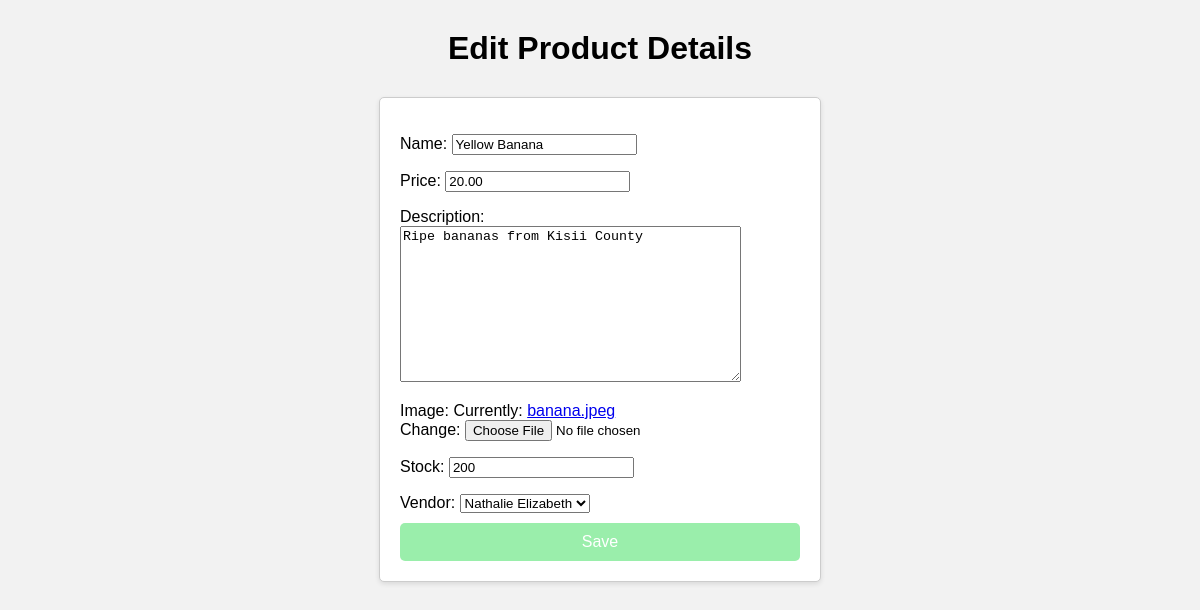
The app's page /inventory/product/edit/1/ with its own data.
### inventory/models.py (models this page shows)
class Product(models.Model):
    name = models.CharField(max_length = 32)
    price = models.DecimalField(max_digits = 8, decimal_places = 2)
    description = models.TextField()
    image = models.ImageField()
    date_created = models.DateTimeField(auto_now_add = True)
    date_updated = models.DateTimeField(auto_now = True)
    stock = models.PositiveIntegerField()
    vendor = models.ForeignKey(Vendor,null=True,on_delete=models.CASCADE)
    class Meta:
        verbose_name_plural = "Product"

### vendor/models.py (models this page shows)
class Vendor(models.Model):
    name = models.CharField(max_length=100)
    email = models.EmailField(unique=True)
    phone = models.CharField(max_length=20)
    address = models.TextField()
    def __str__(self):
        return self.name
    class Meta:
        verbose_name_plural = "Vendor"

### inventory/views.py (the view)
# urls.py: path("product/edit/<int:id>/", product_update_view, name="product_update_view"),
def product_update_view(request, id):
    product = Product.objects.get(id=id)
    if request.method == 'POST':
        form = ProductUploadForm(request.POST, instance=product)
        if form.is_valid():
            form.save()
            return redirect("products_list")
    else:
        form = ProductUploadForm(instance=product)
    return render(request, "inventory/edit_product.html", {'form': form})

### inventory/forms.py
class ProductUploadForm(forms.ModelForm):
    class Meta:
        model= Product
        fields= "__all__"

### templates/inventory/edit_product.html (shortened to what this page needs)
<!DOCTYPE html>
<html lang="en">
<head>
</head>
<body>
    <h1>Edit Product Details</h1>
    <form method="POST" class="upload-form">
       {{form.as_p}}
       <button type="submit">Save</button>
    </form>
</body>
</html>

### templates/inventory/edit_product.html (style rules this page uses)
body { font-family: Arial, sans-serif; background-color: #f2f2f2; margin: 0; padding: 0; }
h1 { text-align: center; margin: 30px 0; }
.upload-form { max-width: 400px; margin: 0 auto; background-color: #fff; border: 1px solid #ccc; padding: 20px; box-shadow: 0 2px 5px rgba(0, 0, 0, 0.1); border-radius: 5px; }
.upload-form button[type="submit"] { display: block; width: 100%; padding: 10px; background-color: #9aeeab; color: #fff; border: none; border-radius: 5px; cursor: pointer; font-size: 16px; }
.upload-form p { margin-bottom: 10px; }

### records on screen
Product: name "Yellow Banana", price "20.00", description "Ripe bananas from Kisii County", stock "200", vendor "Nathalie Elizabeth"
